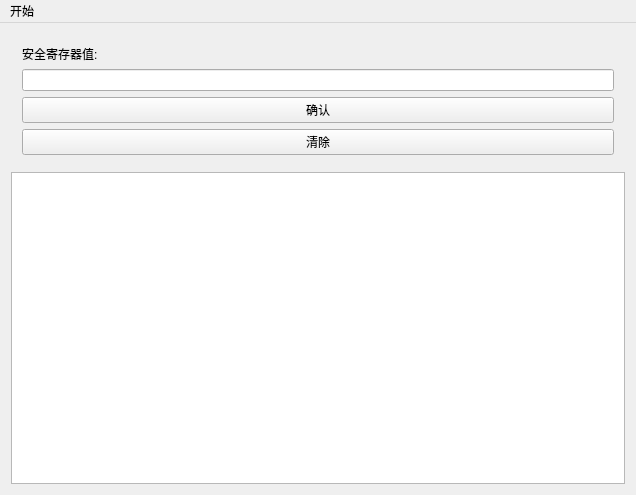
<?xml version="1.0" encoding="UTF-8"?>
<ui version="4.0">
 <class>MainWindow</class>
 <widget class="QMainWindow" name="MainWindow">
  <property name="geometry">
   <rect>
    <x>0</x>
    <y>0</y>
    <width>636</width>
    <height>495</height>
   </rect>
  </property>
  <property name="windowTitle">
   <string>MainWindow</string>
  </property>
  <widget class="QWidget" name="centralWidget">
   <layout class="QVBoxLayout" name="verticalLayout_2">
    <item>
     <widget class="QWidget" name="widget" native="true">
      <layout class="QVBoxLayout" name="verticalLayout">
       <item>
        <widget class="QLabel" name="label_2">
         <property name="text">
          <string>安全寄存器值:</string>
         </property>
        </widget>
       </item>
       <item>
        <widget class="QLineEdit" name="lineEdit">
         <property name="maxLength">
          <number>8</number>
         </property>
        </widget>
       </item>
       <item>
        <widget class="QPushButton" name="btn_enter">
         <property name="text">
          <string>确认</string>
         </property>
        </widget>
       </item>
       <item>
        <widget class="QPushButton" name="btn_cacel">
         <property name="text">
          <string>清除</string>
         </property>
        </widget>
       </item>
      </layout>
     </widget>
    </item>
    <item>
     <widget class="QTextBrowser" name="textBrowser"/>
    </item>
   </layout>
  </widget>
  <widget class="QMenuBar" name="menuBar">
   <property name="geometry">
    <rect>
     <x>0</x>
     <y>0</y>
     <width>636</width>
     <height>17</height>
    </rect>
   </property>
   <widget class="QMenu" name="menu">
    <property name="title">
     <string>开始</string>
    </property>
    <addaction name="exit_action"/>
    <addaction name="separator"/>
   </widget>
   <addaction name="menu"/>
  </widget>
  <action name="exit_action">
   <property name="text">
    <string>关于</string>
   </property>
  </action>
 </widget>
 <layoutdefault spacing="6" margin="11"/>
 <resources/>
 <connections/>
</ui>
